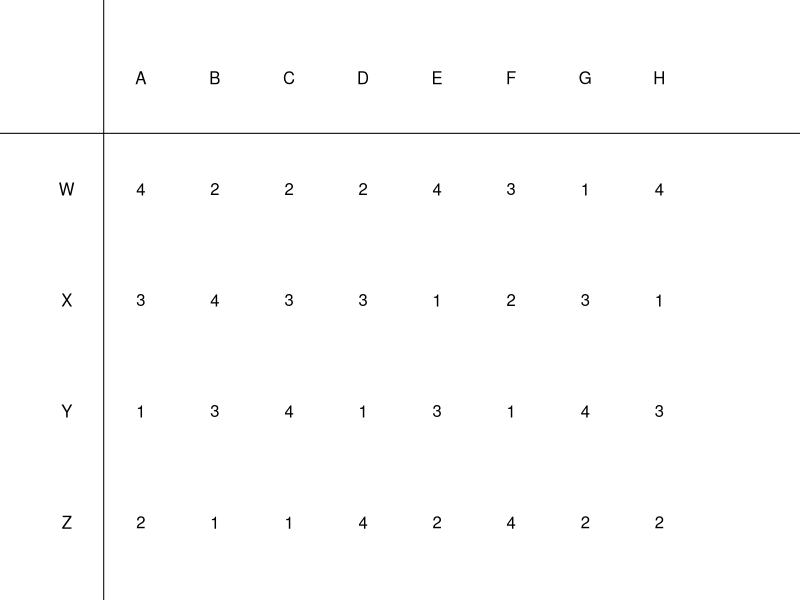
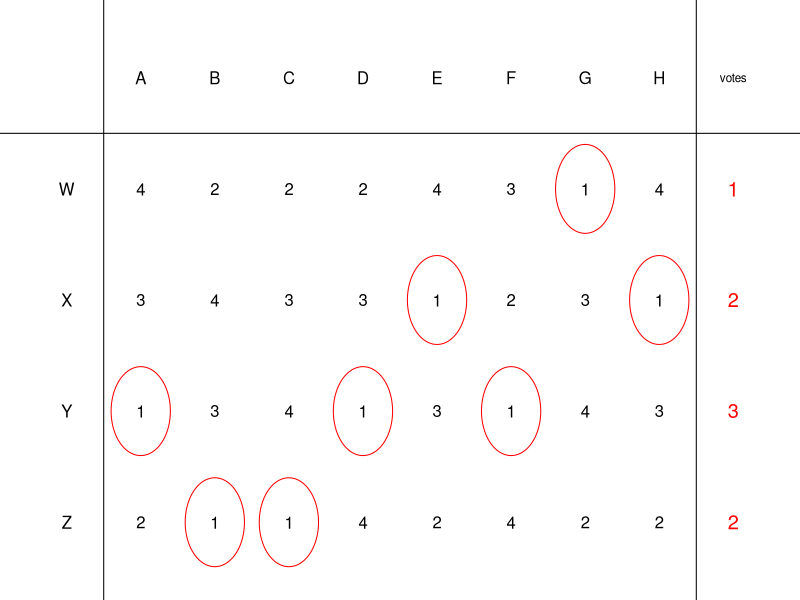
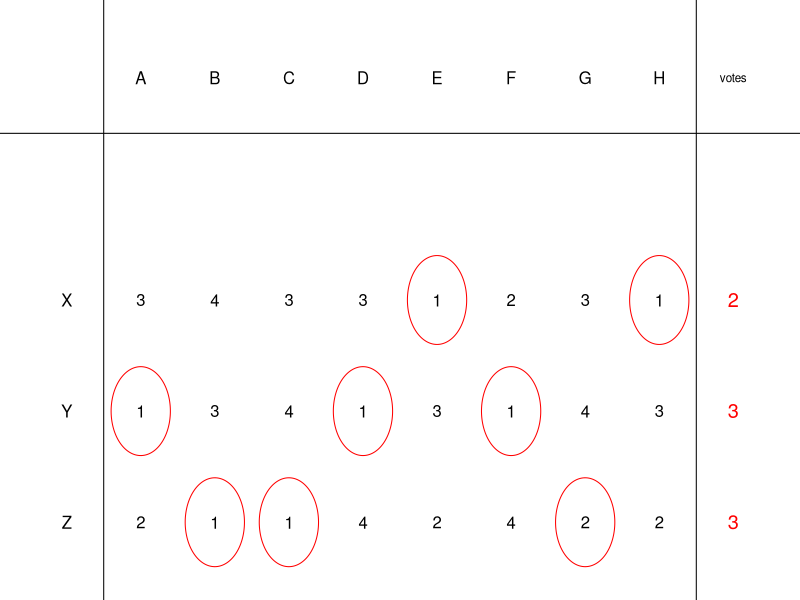
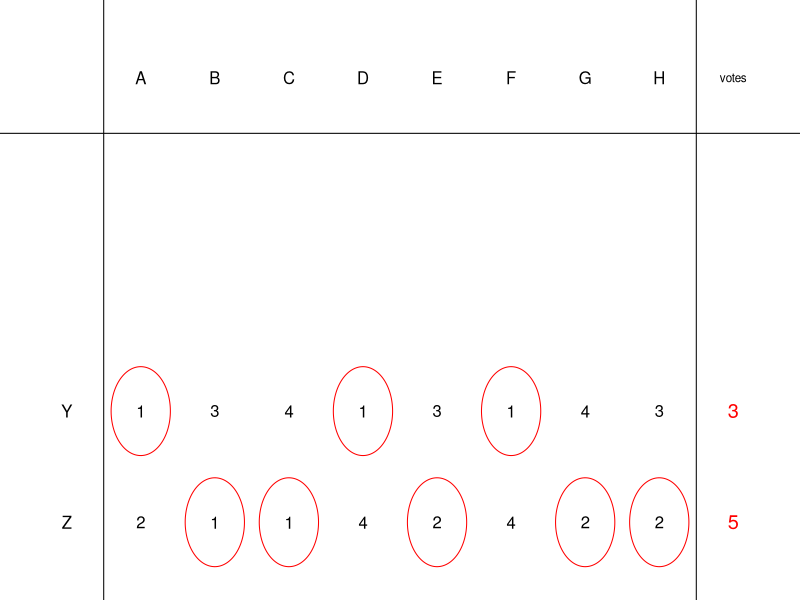

Recreate these plots in R, in order.
## ---- chunk 1

compare = function(prefs,i,j){
    pi = 0
    pj = 0
    for(k in 1:nv){
        prefi = prefs[[k]][i]
        prefj = prefs[[k]][j]
        if(prefi < prefj){
            pi = pi+1
        }
        if(prefj < prefi){
            pj = pj+1
        }
    }
    if(pi>pj){
        win = i
        lose = j
    }
    if(pj>pi){
        win = j
        lose = i
    }
    if(pj==pi){
        win = 0
        lose = 0
    }
    return(c(pi,pj,win,lose))
}

condorcet = function(prefs){
    nv = length(prefs)
    nc = length(prefs[[1]])
    alwayswin = rep(T,nc)
    for(i in 1:(nc-1)){
        for(j in (i+1):nc){
            pi = 0
            pj = 0
            for(k in 1:nv){
                prefi = prefs[[k]][i]
                prefj = prefs[[k]][j]
                if(prefi < prefj){
                    pi = pi+1
                }
                if(prefj < prefi){
                    pj = pj+1
                }
            }
            if(pi <= pj){
                alwayswin[i] = F
            }
            if(pi >= pj){
                alwayswin[j] = F
            }
        }
    }
    if(length(unique(alwayswin))==2){
        return(which(alwayswin))
    } else {
        return(0)
    }
}

plurality = function(prefs){
    nv = length(prefs)
    nc = length(prefs[[1]])
    points = rep(0,nc)
    for(k in 1:nv){
        wo = which(prefs[[k]]==1)
        points[wo] = points[wo]+1
    }
    mp = max(points)
    if(sum(mp==points)==1){
        return(which(points==mp))
    } else {
        return(0)
    }
}

borda = function(prefs){
    np = length(prefs)
    nc = length(prefs[[1]])
    bps = rep(0,nc)
    for(i in 1:np){
        for(j in 1:nc){
            bp = nc-prefs[[i]][j]
            bps[j] = bps[j]+bp
        }
    }
    win = which(bps==max(bps))
    if(length(win)>1){
        return(0)
    } else {
        return(win)
    }
}

borda_pts = function(prefs){
    np = length(prefs)
    nc = length(prefs[[1]])
    bps = rep(0,nc)
    for(i in 1:np){
        for(j in 1:nc){
            bp = nc-prefs[[i]][j]
            bps[j] = bps[j]+bp
        }
    }
    return(bps)
}

inst_run = function(prefs){
    counts = rep(1,length(prefs))
    nrounds = 0
    whowon = 0
    N = sum(counts)
    np = length(prefs)
    nc = length(prefs[[1]])
    majority = N%/%2+1
    winner = F
    cannies = 1:nc
    ppp = 0
    while(winner==F){
        ppp = ppp+1
        if(ppp>(nc)){
            return(c(0,ppp))
        }
        # print(cannies)
        nrounds = nrounds+1
        vcs = rep(0,length(cannies))
        for(i in 1:np){
            p = prefs[[i]]
            jj = which(p==min(p[cannies]))
            vcs[which(cannies==jj)] = vcs[which(cannies==jj)]+counts[i]
        }
        # print(vcs)
        if(max(vcs)>=majority){
            winner=T
            whowon = cannies[which(vcs==max(vcs))]
        } else {
            if(length(cannies)==2){
                return(c(0,nrounds))
            }
            jj = which(vcs==min(vcs))
            if(length(jj)>1){
                return(c(0,nrounds))
            }
            # print(jj)
            cannies = cannies[-jj]
        }
    }
    return(c(whowon,nrounds))
}

while(T){
    nc = sample(4:6,1)
    nv = sample(8:12,1)
    prefs = list()
    for(i in 1:nv){
        pref = sample(1:nc)
        prefs[[i]] = pref
    }
    # cond = condorcet(prefs)
    plur = plurality(prefs)
    # bord = borda(prefs)
    inru = inst_run(prefs)[1]
    inruro = inst_run(prefs)[2]
    has1 = rep(F,nc)
    for(i in 1:nv){
        for(j in 1:nc){
            if(prefs[[i]][j]==1){
                has1[j] = T
            }
        }
    }
    if(inru!=0 && inruro>1 && inru!=plur && length(unique(has1))==1){
        break
    }
}

cans = LETTERS[26-nc+1:nc]
bp = borda_pts(prefs)
ach = sort(unique(c(bp,sample(c(bp-1,bp+1,bp-2,bp+2))))[1:10])
while(length(ach)<10){
    ach = sort(unique(c(ach,sample(1:(max(bp)+10),1))))
}


al2 = paste0("* Candidate ",cans,collapse="\n")

sol = paste0(1*(1:nc==inru),collapse="")

## ---- chunk 2
inrutab1 = function(prefs,surv=1:length(prefs[[1]])){
    par(mar=c(0,0,0,0))
    plot(0,0,"n",xlim=c(-1,nv+1),ylim=c(0.5,nc+1.5),axes=F,ann=F)
    tots = rep(0,length(prefs[[1]]))
    for(i in surv){
        text(-0.5,nc+1-i,cans[i])
        for(j in 1:nv){
            text(j-0.5,nc+1-i,prefs[[j]][i])
            if(prefs[[j]][i]==min(prefs[[j]][surv])){
                # tots[i] = tots[i]+1
                # mkcirc(j-0.5,nc+1-i)
            }
        }
        # text(nv+0.5,nc+1-i,tots[i],col="red",cex=1.2)
    }
    for(j in 1:nv){
        text(j-0.5,nc+1,LETTERS[j])
    }
    abline(h=nc+0.5)
    abline(v=0)
}
inrutab1(prefs)
## ---- chunk 3
mkcirc = function(x,y){
    th = seq(0,2*pi,pi/100)
    lines(x+0.4*cos(th),y+0.4*sin(th),col="red")
}
inrutab = function(prefs,surv){
    # cat("\n\nfunc surv ",surv,"\n\n")
    par(mar=c(0,0,0,0))
    plot(0,0,"n",xlim=c(-1,nv+1),ylim=c(0.5,nc+1.5),axes=F,ann=F)
    tots = rep(0,length(prefs[[1]]))
    for(i in surv){
        text(-0.5,nc+1-i,cans[i])
        for(j in 1:nv){
            text(j-0.5,nc+1-i,prefs[[j]][i])
            if(prefs[[j]][i]==min(prefs[[j]][surv])){
                tots[i] = tots[i]+1
                mkcirc(j-0.5,nc+1-i)
            }
        }
        text(nv+0.5,nc+1-i,tots[i],col="red",cex=1.2)
    }
    # cat("\n\nfunc tots ",tots,"\n\n")
    for(j in 1:nv){
        text(j-0.5,nc+1,LETTERS[j])
    }
    abline(h=nc+0.5)
    abline(v=0)
    abline(v=nv)
    text(nv+0.5,nc+1,"votes",cex=0.7)
    return(tots)
}
maj = nv%/%2+1
totals = rep(0,nc)
survivors = 1:nc
ppp = 0
while(T){
    totals = inrutab(prefs,survivors)
    # cat("\n\ntot ",totals,"\n\nsurv ",survivors,"\n\ntotsurv ",totals[survivors],"\n\n")
    # cat("\n\nmintotsurv ",min(totals[survivors]),"\n\ntotsurv ",totals[survivors],"\n\nwhich ",which(totals[survivors]==min(totals[survivors])))
    if(max(totals)[1]<maj){
        loser_num = which(totals[survivors]==min(totals[survivors]))
        cat(paste0("\n\nNobody has a majority. Candidate ",cans[survivors[loser_num]]," has the fewest votes. Eliminate candidate ",cans[survivors[loser_num]]," from the contest. Each voter's vote goes to their top candidate still in the election.\n\n"))
        survivors = survivors[-loser_num]
    } else {
        winner_num = which(totals[survivors]==max(totals[survivors]))
        cat(paste0("\n\nCandidate ",cans[survivors[winner_num]]," has gotten majority vote. Candidate ",cans[survivors[winner_num]]," wins!"))
        break
    }
    # cat("\n\n",paste0(cans[survivors],collapse=" "),"\n\n")
}
